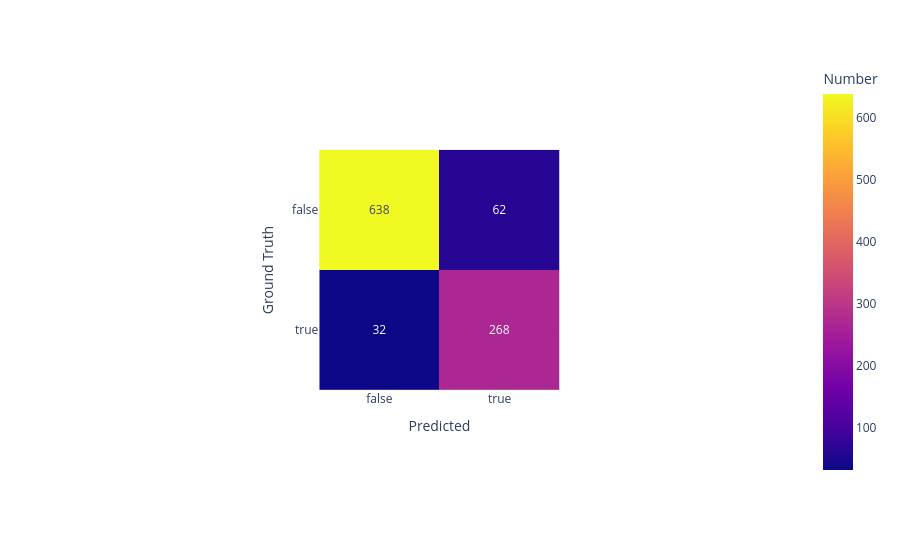

Notebook code cell kept with this figure:
### Markdown cell above
Use the following cell to inspect your confusion matrix:

### Code cell
import plotly.express as px

fig = px.imshow(
    cfm,
    labels=dict(x="Predicted", y="Ground Truth", color="Number"),
    x=[False, True],
    y=[False, True],
    text_auto=True,
)
fig.show()

### Figure 1 — Plotly figure (JSON) as saved in the notebook; plotly's stock layout.template omitted (floating-point values rounded to 4 significant figures)
{"data": [{"coloraxis": "coloraxis", "hovertemplate": "Predicted: %{x}<br>Ground Truth: %{y}<br>Number: %{z}<extra></extra>", "name": "0", "texttemplate": "%{z}", "type": "heatmap", "x": [false, true], "xaxis": "x", "y": [false, true], "yaxis": "y", "z": [[638, 62], [32, 268]]}], "layout": {"autosize": true, "coloraxis": {"colorbar": {"title": {"text": "Number"}}, "colorscale": [[0, "#0d0887"], [0.1111, "#46039f"], [0.2222, "#7201a8"], [0.3333, "#9c179e"], [0.4444, "#bd3786"], [0.5556, "#d8576b"], [0.6667, "#ed7953"], [0.7778, "#fb9f3a"], [0.8889, "#fdca26"], [1, "#f0f921"]]}, "margin": {"t": 60}, "xaxis": {"anchor": "y", "autorange": true, "constrain": "domain", "domain": [0.3328, 0.6672], "range": [-0.5, 1.5], "scaleanchor": "y", "title": {"text": "Predicted"}, "type": "category"}, "yaxis": {"anchor": "x", "autorange": true, "constrain": "domain", "domain": [0, 1], "range": [1.5, -0.5], "title": {"text": "Ground Truth"}, "type": "category"}}}
